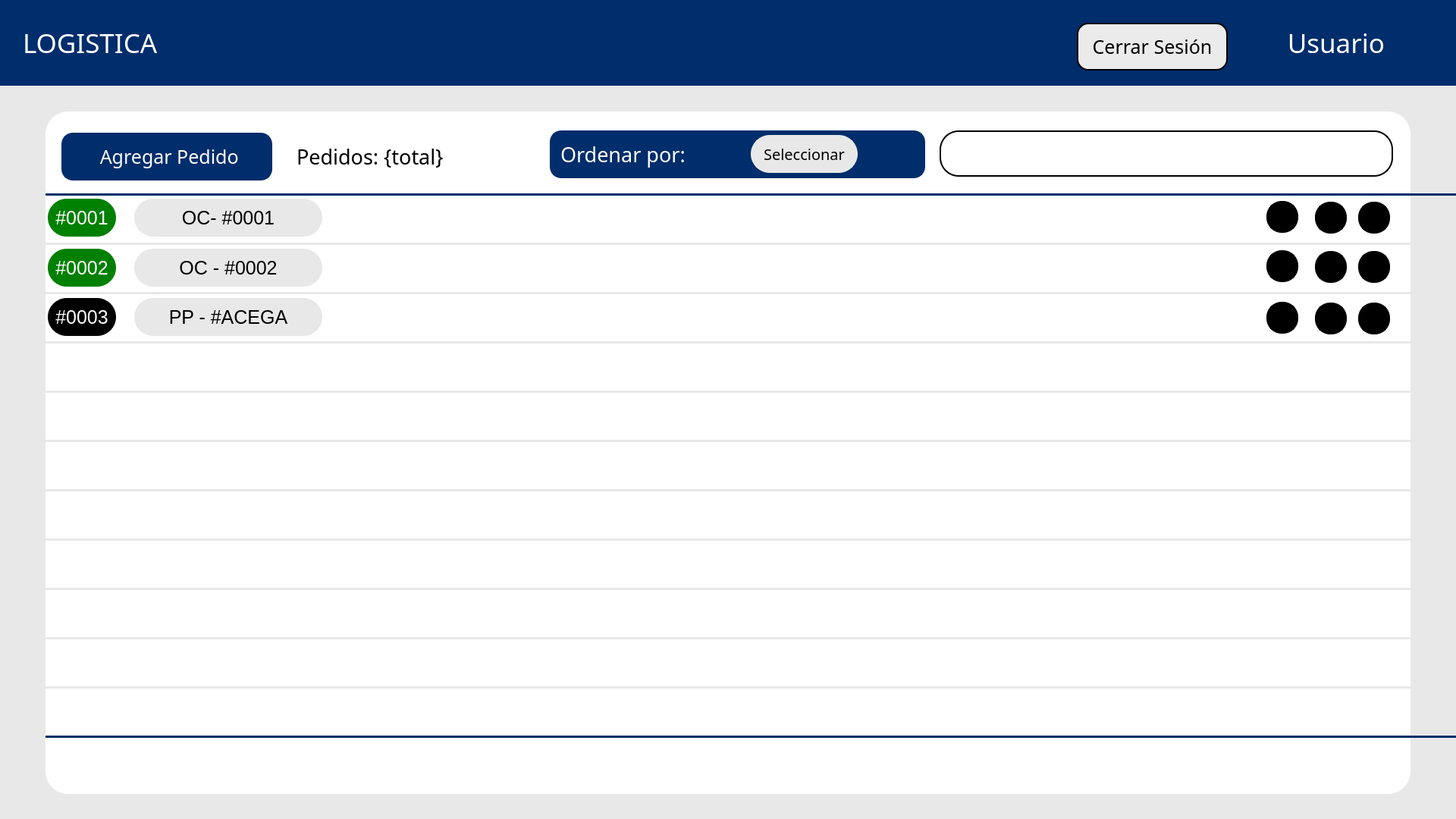
<?xml version="1.0" encoding="UTF-8"?>
<ui version="4.0">
 <class>Widget</class>
 <widget class="QWidget" name="Widget">
  <property name="geometry">
   <rect>
    <x>0</x>
    <y>0</y>
    <width>1920</width>
    <height>1080</height>
   </rect>
  </property>
  <property name="windowTitle">
   <string>Widget</string>
  </property>
  <widget class="QLabel" name="label_3">
   <property name="geometry">
    <rect>
     <x>0</x>
     <y>0</y>
     <width>1920</width>
     <height>113</height>
    </rect>
   </property>
   <property name="styleSheet">
    <string notr="true">background-color: rgb(0, 45, 107);</string>
   </property>
   <property name="text">
    <string/>
   </property>
   <property name="scaledContents">
    <bool>false</bool>
   </property>
  </widget>
  <widget class="QLabel" name="label_4">
   <property name="geometry">
    <rect>
     <x>0</x>
     <y>113</y>
     <width>1920</width>
     <height>967</height>
    </rect>
   </property>
   <property name="styleSheet">
    <string notr="true">background-color: #e8e8e8; </string>
   </property>
   <property name="text">
    <string/>
   </property>
   <property name="scaledContents">
    <bool>false</bool>
   </property>
  </widget>
  <widget class="QLabel" name="label_5">
   <property name="geometry">
    <rect>
     <x>918</x>
     <y>14</y>
     <width>85</width>
     <height>85</height>
    </rect>
   </property>
   <property name="styleSheet">
    <string notr="true"/>
   </property>
   <property name="text">
    <string/>
   </property>
   <property name="pixmap">
    <pixmap>logo.png</pixmap>
   </property>
   <property name="scaledContents">
    <bool>true</bool>
   </property>
  </widget>
  <widget class="QLabel" name="label_6">
   <property name="geometry">
    <rect>
     <x>60</x>
     <y>147</y>
     <width>1800</width>
     <height>900</height>
    </rect>
   </property>
   <property name="styleSheet">
    <string notr="true">background-color: white;
    border: 2px solid #ffffff;
    border-radius: 30px; /* Bordes redondeados */
    padding: 5px;</string>
   </property>
   <property name="text">
    <string/>
   </property>
   <property name="scaledContents">
    <bool>false</bool>
   </property>
  </widget>
  <widget class="QPushButton" name="botonAgregar">
   <property name="geometry">
    <rect>
     <x>81</x>
     <y>175</y>
     <width>278</width>
     <height>63</height>
    </rect>
   </property>
   <property name="font">
    <font>
     <family>icon-ui</family>
     <pointsize>19</pointsize>
    </font>
   </property>
   <property name="styleSheet">
    <string notr="true">background-color: rgb(0, 45, 107);
color: white;

border: 2px solid #002d6b;
border-radius: 15px; /* Bordes redondeados */
padding: 5px;



</string>
   </property>
   <property name="text">
    <string> Agregar Pedido</string>
   </property>
   <property name="icon">
    <iconset>
     <normaloff>c.png</normaloff>c.png</iconset>
   </property>
  </widget>
  <widget class="QLabel" name="label_12">
   <property name="geometry">
    <rect>
     <x>30</x>
     <y>36</y>
     <width>361</width>
     <height>41</height>
    </rect>
   </property>
   <property name="font">
    <font>
     <family>icon-ui</family>
     <pointsize>26</pointsize>
    </font>
   </property>
   <property name="styleSheet">
    <string notr="true">color: white;</string>
   </property>
   <property name="text">
    <string>LOGISTICA</string>
   </property>
   <property name="alignment">
    <set>Qt::AlignmentFlag::AlignLeading|Qt::AlignmentFlag::AlignLeft|Qt::AlignmentFlag::AlignVCenter</set>
   </property>
  </widget>
  <widget class="QLabel" name="label_13">
   <property name="geometry">
    <rect>
     <x>1700</x>
     <y>36</y>
     <width>126</width>
     <height>41</height>
    </rect>
   </property>
   <property name="font">
    <font>
     <family>icon-ui</family>
     <pointsize>26</pointsize>
    </font>
   </property>
   <property name="styleSheet">
    <string notr="true">color: white;</string>
   </property>
   <property name="text">
    <string>Usuario</string>
   </property>
   <property name="alignment">
    <set>Qt::AlignmentFlag::AlignRight|Qt::AlignmentFlag::AlignTrailing|Qt::AlignmentFlag::AlignVCenter</set>
   </property>
  </widget>
  <widget class="QLabel" name="label_7">
   <property name="geometry">
    <rect>
     <x>1836</x>
     <y>29</y>
     <width>56</width>
     <height>56</height>
    </rect>
   </property>
   <property name="styleSheet">
    <string notr="true"/>
   </property>
   <property name="text">
    <string/>
   </property>
   <property name="pixmap">
    <pixmap>perfil-de-usuario.png</pixmap>
   </property>
   <property name="scaledContents">
    <bool>true</bool>
   </property>
  </widget>
  <widget class="QLabel" name="label_14">
   <property name="geometry">
    <rect>
     <x>391</x>
     <y>190</y>
     <width>355</width>
     <height>32</height>
    </rect>
   </property>
   <property name="font">
    <font>
     <family>icon-ui</family>
     <pointsize>20</pointsize>
    </font>
   </property>
   <property name="styleSheet">
    <string notr="true">color: black;</string>
   </property>
   <property name="text">
    <string>Pedidos: {total}</string>
   </property>
   <property name="alignment">
    <set>Qt::AlignmentFlag::AlignLeading|Qt::AlignmentFlag::AlignLeft|Qt::AlignmentFlag::AlignVCenter</set>
   </property>
  </widget>
  <widget class="QLabel" name="label">
   <property name="geometry">
    <rect>
     <x>60</x>
     <y>255</y>
     <width>1920</width>
     <height>3</height>
    </rect>
   </property>
   <property name="styleSheet">
    <string notr="true">background-color: rgb(0, 45, 107);</string>
   </property>
   <property name="text">
    <string/>
   </property>
  </widget>
  <widget class="QLabel" name="label_2">
   <property name="geometry">
    <rect>
     <x>60</x>
     <y>320</y>
     <width>1920</width>
     <height>3</height>
    </rect>
   </property>
   <property name="styleSheet">
    <string notr="true">background-color: rgb(232, 232, 232);</string>
   </property>
   <property name="text">
    <string/>
   </property>
  </widget>
  <widget class="QLabel" name="label_10">
   <property name="geometry">
    <rect>
     <x>60</x>
     <y>385</y>
     <width>1920</width>
     <height>3</height>
    </rect>
   </property>
   <property name="styleSheet">
    <string notr="true">background-color: rgb(232, 232, 232);</string>
   </property>
   <property name="text">
    <string/>
   </property>
  </widget>
  <widget class="QLabel" name="label_11">
   <property name="geometry">
    <rect>
     <x>60</x>
     <y>515</y>
     <width>1920</width>
     <height>3</height>
    </rect>
   </property>
   <property name="styleSheet">
    <string notr="true">background-color: rgb(232, 232, 232);</string>
   </property>
   <property name="text">
    <string/>
   </property>
  </widget>
  <widget class="QLabel" name="label_9">
   <property name="geometry">
    <rect>
     <x>60</x>
     <y>450</y>
     <width>1920</width>
     <height>3</height>
    </rect>
   </property>
   <property name="styleSheet">
    <string notr="true">background-color: rgb(232, 232, 232);</string>
   </property>
   <property name="text">
    <string/>
   </property>
  </widget>
  <widget class="QLabel" name="label_15">
   <property name="geometry">
    <rect>
     <x>60</x>
     <y>645</y>
     <width>1920</width>
     <height>3</height>
    </rect>
   </property>
   <property name="styleSheet">
    <string notr="true">background-color: rgb(232, 232, 232);</string>
   </property>
   <property name="text">
    <string/>
   </property>
  </widget>
  <widget class="QLabel" name="label_16">
   <property name="geometry">
    <rect>
     <x>60</x>
     <y>580</y>
     <width>1920</width>
     <height>3</height>
    </rect>
   </property>
   <property name="styleSheet">
    <string notr="true">background-color: rgb(232, 232, 232);</string>
   </property>
   <property name="text">
    <string/>
   </property>
  </widget>
  <widget class="QLabel" name="label_17">
   <property name="geometry">
    <rect>
     <x>60</x>
     <y>710</y>
     <width>1920</width>
     <height>3</height>
    </rect>
   </property>
   <property name="styleSheet">
    <string notr="true">background-color: rgb(232, 232, 232);</string>
   </property>
   <property name="text">
    <string/>
   </property>
  </widget>
  <widget class="QLabel" name="label_18">
   <property name="geometry">
    <rect>
     <x>60</x>
     <y>775</y>
     <width>1920</width>
     <height>3</height>
    </rect>
   </property>
   <property name="styleSheet">
    <string notr="true">background-color: rgb(232, 232, 232);</string>
   </property>
   <property name="text">
    <string/>
   </property>
  </widget>
  <widget class="QLabel" name="label_19">
   <property name="geometry">
    <rect>
     <x>60</x>
     <y>840</y>
     <width>1920</width>
     <height>3</height>
    </rect>
   </property>
   <property name="styleSheet">
    <string notr="true">background-color: rgb(232, 232, 232);</string>
   </property>
   <property name="text">
    <string/>
   </property>
  </widget>
  <widget class="QLabel" name="label_20">
   <property name="geometry">
    <rect>
     <x>60</x>
     <y>970</y>
     <width>1920</width>
     <height>3</height>
    </rect>
   </property>
   <property name="styleSheet">
    <string notr="true">background-color: rgb(0, 45, 107);</string>
   </property>
   <property name="text">
    <string/>
   </property>
  </widget>
  <widget class="QLabel" name="label_21">
   <property name="geometry">
    <rect>
     <x>60</x>
     <y>905</y>
     <width>1920</width>
     <height>3</height>
    </rect>
   </property>
   <property name="styleSheet">
    <string notr="true">background-color: rgb(232, 232, 232);</string>
   </property>
   <property name="text">
    <string/>
   </property>
  </widget>
  <widget class="QLabel" name="label_35">
   <property name="geometry">
    <rect>
     <x>63</x>
     <y>262</y>
     <width>90</width>
     <height>50</height>
    </rect>
   </property>
   <property name="font">
    <font>
     <family>Segoe UI</family>
     <pointsize>19</pointsize>
    </font>
   </property>
   <property name="styleSheet">
    <string notr="true">background-color: green;
color: rgb(255, 255, 255);

border: 2px solid #00000;
border-radius: 25px; /* Bordes redondeados */
padding: 5px;
</string>
   </property>
   <property name="text">
    <string>#0001</string>
   </property>
   <property name="alignment">
    <set>Qt::AlignmentFlag::AlignCenter</set>
   </property>
  </widget>
  <widget class="QLabel" name="label_36">
   <property name="geometry">
    <rect>
     <x>63</x>
     <y>328</y>
     <width>90</width>
     <height>50</height>
    </rect>
   </property>
   <property name="font">
    <font>
     <family>Segoe UI</family>
     <pointsize>19</pointsize>
    </font>
   </property>
   <property name="styleSheet">
    <string notr="true">background-color: green;
color: rgb(255, 255, 255);

border: 2px solid #00000;
border-radius: 25px; /* Bordes redondeados */
padding: 5px;
</string>
   </property>
   <property name="text">
    <string>#0002</string>
   </property>
   <property name="alignment">
    <set>Qt::AlignmentFlag::AlignCenter</set>
   </property>
  </widget>
  <widget class="QLabel" name="label_37">
   <property name="geometry">
    <rect>
     <x>63</x>
     <y>393</y>
     <width>90</width>
     <height>50</height>
    </rect>
   </property>
   <property name="font">
    <font>
     <family>Segoe UI</family>
     <pointsize>19</pointsize>
    </font>
   </property>
   <property name="styleSheet">
    <string notr="true">background-color: rgb(0, 0, 0);
color: rgb(255, 255, 255);

border: 2px solid #00000;
border-radius: 25px; /* Bordes redondeados */
padding: 5px;
</string>
   </property>
   <property name="text">
    <string>#0003</string>
   </property>
   <property name="alignment">
    <set>Qt::AlignmentFlag::AlignCenter</set>
   </property>
  </widget>
  <widget class="QLabel" name="label_38">
   <property name="geometry">
    <rect>
     <x>177</x>
     <y>262</y>
     <width>248</width>
     <height>50</height>
    </rect>
   </property>
   <property name="font">
    <font>
     <family>Segoe UI</family>
     <pointsize>19</pointsize>
    </font>
   </property>
   <property name="styleSheet">
    <string notr="true">background-color: #e8e8e8;
color: black;

border: 2px solid #e8e8e8;
border-radius: 25px; /* Bordes redondeados */
padding: 5px;
</string>
   </property>
   <property name="text">
    <string>OC- #0001</string>
   </property>
   <property name="alignment">
    <set>Qt::AlignmentFlag::AlignCenter</set>
   </property>
  </widget>
  <widget class="QLabel" name="label_39">
   <property name="geometry">
    <rect>
     <x>177</x>
     <y>328</y>
     <width>248</width>
     <height>50</height>
    </rect>
   </property>
   <property name="font">
    <font>
     <family>Segoe UI</family>
     <pointsize>19</pointsize>
    </font>
   </property>
   <property name="styleSheet">
    <string notr="true">background-color: #e8e8e8;
color: black;

border: 2px solid #e8e8e8;
border-radius: 25px; /* Bordes redondeados */
padding: 5px;
</string>
   </property>
   <property name="text">
    <string>OC - #0002</string>
   </property>
   <property name="alignment">
    <set>Qt::AlignmentFlag::AlignCenter</set>
   </property>
  </widget>
  <widget class="QLabel" name="label_40">
   <property name="geometry">
    <rect>
     <x>177</x>
     <y>393</y>
     <width>248</width>
     <height>50</height>
    </rect>
   </property>
   <property name="font">
    <font>
     <family>Segoe UI</family>
     <pointsize>19</pointsize>
    </font>
   </property>
   <property name="styleSheet">
    <string notr="true">background-color: #e8e8e8;
color: black;

border: 2px solid #e8e8e8;
border-radius: 25px; /* Bordes redondeados */
padding: 5px;
</string>
   </property>
   <property name="text">
    <string>PP - #ACEGA</string>
   </property>
   <property name="alignment">
    <set>Qt::AlignmentFlag::AlignCenter</set>
   </property>
  </widget>
  <widget class="QPushButton" name="botonEditar1">
   <property name="geometry">
    <rect>
     <x>1734</x>
     <y>266</y>
     <width>42</width>
     <height>42</height>
    </rect>
   </property>
   <property name="font">
    <font>
     <family>icon-ui</family>
     <pointsize>19</pointsize>
    </font>
   </property>
   <property name="styleSheet">
    <string notr="true">background-color: black;

border: 2px solid black;
border-radius: 20px; /* Bordes redondeados */
padding: 5px;</string>
   </property>
   <property name="text">
    <string/>
   </property>
   <property name="icon">
    <iconset>
     <normaloff>edit.png</normaloff>edit.png</iconset>
   </property>
  </widget>
  <widget class="QPushButton" name="botonEditar2">
   <property name="geometry">
    <rect>
     <x>1734</x>
     <y>331</y>
     <width>42</width>
     <height>42</height>
    </rect>
   </property>
   <property name="font">
    <font>
     <family>icon-ui</family>
     <pointsize>19</pointsize>
    </font>
   </property>
   <property name="styleSheet">
    <string notr="true">background-color: black;

border: 2px solid black;
border-radius: 20px; /* Bordes redondeados */
padding: 5px;</string>
   </property>
   <property name="text">
    <string/>
   </property>
   <property name="icon">
    <iconset>
     <normaloff>edit.png</normaloff>edit.png</iconset>
   </property>
  </widget>
  <widget class="QPushButton" name="botonEditar3">
   <property name="geometry">
    <rect>
     <x>1734</x>
     <y>399</y>
     <width>42</width>
     <height>42</height>
    </rect>
   </property>
   <property name="font">
    <font>
     <family>icon-ui</family>
     <pointsize>19</pointsize>
    </font>
   </property>
   <property name="styleSheet">
    <string notr="true">background-color: black;

border: 2px solid black;
border-radius: 20px; /* Bordes redondeados */
padding: 5px;</string>
   </property>
   <property name="text">
    <string/>
   </property>
   <property name="icon">
    <iconset>
     <normaloff>edit.png</normaloff>edit.png</iconset>
   </property>
  </widget>
  <widget class="QPushButton" name="botonSacar2">
   <property name="geometry">
    <rect>
     <x>1791</x>
     <y>331</y>
     <width>42</width>
     <height>42</height>
    </rect>
   </property>
   <property name="font">
    <font>
     <family>icon-ui</family>
     <pointsize>19</pointsize>
    </font>
   </property>
   <property name="styleSheet">
    <string notr="true">background-color: black;

border: 2px solid black;
border-radius: 20px; /* Bordes redondeados */
padding: 5px;</string>
   </property>
   <property name="text">
    <string/>
   </property>
   <property name="icon">
    <iconset>
     <normaloff>close.png</normaloff>close.png</iconset>
   </property>
  </widget>
  <widget class="QPushButton" name="botonSacar1">
   <property name="geometry">
    <rect>
     <x>1791</x>
     <y>266</y>
     <width>42</width>
     <height>42</height>
    </rect>
   </property>
   <property name="font">
    <font>
     <family>icon-ui</family>
     <pointsize>19</pointsize>
    </font>
   </property>
   <property name="styleSheet">
    <string notr="true">background-color: black;

border: 2px solid black;
border-radius: 20px; /* Bordes redondeados */
padding: 5px;</string>
   </property>
   <property name="text">
    <string/>
   </property>
   <property name="icon">
    <iconset>
     <normaloff>close.png</normaloff>close.png</iconset>
   </property>
  </widget>
  <widget class="QPushButton" name="botonSacar3">
   <property name="geometry">
    <rect>
     <x>1791</x>
     <y>399</y>
     <width>42</width>
     <height>42</height>
    </rect>
   </property>
   <property name="font">
    <font>
     <family>icon-ui</family>
     <pointsize>19</pointsize>
    </font>
   </property>
   <property name="styleSheet">
    <string notr="true">background-color: black;

border: 2px solid black;
border-radius: 20px; /* Bordes redondeados */
padding: 5px;</string>
   </property>
   <property name="text">
    <string/>
   </property>
   <property name="icon">
    <iconset>
     <normaloff>close.png</normaloff>close.png</iconset>
   </property>
  </widget>
  <widget class="QLabel" name="label_22">
   <property name="geometry">
    <rect>
     <x>725</x>
     <y>172</y>
     <width>495</width>
     <height>63</height>
    </rect>
   </property>
   <property name="font">
    <font>
     <family>icon-ui</family>
     <pointsize>20</pointsize>
    </font>
   </property>
   <property name="styleSheet">
    <string notr="true">color: white;
background-color: rgb(0, 45, 107);

border: 2px solid #002d6b;
border-radius: 15px; /* Bordes redondeados */
padding: 5px;</string>
   </property>
   <property name="text">
    <string>Ordenar por:</string>
   </property>
   <property name="alignment">
    <set>Qt::AlignmentFlag::AlignLeading|Qt::AlignmentFlag::AlignLeft|Qt::AlignmentFlag::AlignVCenter</set>
   </property>
  </widget>
  <widget class="QPushButton" name="botonOrdenar1">
   <property name="geometry">
    <rect>
     <x>990</x>
     <y>178</y>
     <width>141</width>
     <height>50</height>
    </rect>
   </property>
   <property name="font">
    <font>
     <family>icon-ui</family>
     <pointsize>-1</pointsize>
    </font>
   </property>
   <property name="styleSheet">
    <string notr="true">background-color: #e8e8e8;
font-size:20px;
color:black;


border: 2px solid #e8e8e8;
border-radius: 25px; /* Bordes redondeados */
padding: 5px;</string>
   </property>
   <property name="text">
    <string>Seleccionar</string>
   </property>
   <property name="icon">
    <iconset>
     <normaloff>down_arrow.png</normaloff>down_arrow.png</iconset>
   </property>
  </widget>
  <widget class="QLabel" name="label_23">
   <property name="geometry">
    <rect>
     <x>1239</x>
     <y>172</y>
     <width>598</width>
     <height>61</height>
    </rect>
   </property>
   <property name="font">
    <font>
     <family>icon-ui</family>
     <pointsize>20</pointsize>
    </font>
   </property>
   <property name="styleSheet">
    <string notr="true">color: white;
background-color: white;

border: 2px solid black;
border-radius: 25px; /* Bordes redondeados */
padding: 5px;</string>
   </property>
   <property name="text">
    <string/>
   </property>
   <property name="alignment">
    <set>Qt::AlignmentFlag::AlignLeading|Qt::AlignmentFlag::AlignLeft|Qt::AlignmentFlag::AlignVCenter</set>
   </property>
  </widget>
  <widget class="QLineEdit" name="lineEdit">
   <property name="geometry">
    <rect>
     <x>1290</x>
     <y>190</y>
     <width>501</width>
     <height>31</height>
    </rect>
   </property>
   <property name="styleSheet">
    <string notr="true">color: black;
background-color: white;

border: 2px solid white;
border-radius: 25px; /* Bordes redondeados */
padding: 5px;

font-size:15px;</string>
   </property>
  </widget>
  <widget class="QPushButton" name="botonBuscar">
   <property name="geometry">
    <rect>
     <x>1250</x>
     <y>185</y>
     <width>31</width>
     <height>41</height>
    </rect>
   </property>
   <property name="font">
    <font>
     <family>icon-ui</family>
     <pointsize>19</pointsize>
    </font>
   </property>
   <property name="styleSheet">
    <string notr="true">color: white;
background-color: white;

border: 2px solid white;
border-radius: 20px; /* Bordes redondeados */
padding: 5px;</string>
   </property>
   <property name="text">
    <string/>
   </property>
   <property name="icon">
    <iconset>
     <normaloff>search.png</normaloff>search.png</iconset>
   </property>
   <property name="iconSize">
    <size>
     <width>31</width>
     <height>31</height>
    </size>
   </property>
  </widget>
  <widget class="QPushButton" name="botonBorrar">
   <property name="geometry">
    <rect>
     <x>1800</x>
     <y>190</y>
     <width>21</width>
     <height>31</height>
    </rect>
   </property>
   <property name="font">
    <font>
     <family>icon-ui</family>
     <pointsize>19</pointsize>
    </font>
   </property>
   <property name="styleSheet">
    <string notr="true">color: white;
background-color: white;

border: 2px solid white;
border-radius: 20px; /* Bordes redondeados */
padding: 5px;</string>
   </property>
   <property name="text">
    <string/>
   </property>
   <property name="icon">
    <iconset>
     <normaloff>close2.png</normaloff>close2.png</iconset>
   </property>
   <property name="iconSize">
    <size>
     <width>16</width>
     <height>16</height>
    </size>
   </property>
  </widget>
  <widget class="QPushButton" name="botonVer3">
   <property name="geometry">
    <rect>
     <x>1670</x>
     <y>398</y>
     <width>42</width>
     <height>42</height>
    </rect>
   </property>
   <property name="font">
    <font>
     <family>icon-ui</family>
     <pointsize>19</pointsize>
    </font>
   </property>
   <property name="styleSheet">
    <string notr="true">background-color: black;

border: 2px solid black;
border-radius: 20px; /* Bordes redondeados */
padding: 5px;</string>
   </property>
   <property name="text">
    <string/>
   </property>
   <property name="icon">
    <iconset>
     <normaloff>eye.png</normaloff>eye.png</iconset>
   </property>
   <property name="iconSize">
    <size>
     <width>25</width>
     <height>25</height>
    </size>
   </property>
  </widget>
  <widget class="QPushButton" name="botonVer1">
   <property name="geometry">
    <rect>
     <x>1670</x>
     <y>265</y>
     <width>42</width>
     <height>42</height>
    </rect>
   </property>
   <property name="font">
    <font>
     <family>icon-ui</family>
     <pointsize>19</pointsize>
    </font>
   </property>
   <property name="styleSheet">
    <string notr="true">background-color: black;

border: 2px solid black;
border-radius: 20px; /* Bordes redondeados */
padding: 5px;</string>
   </property>
   <property name="text">
    <string/>
   </property>
   <property name="icon">
    <iconset>
     <normaloff>eye.png</normaloff>eye.png</iconset>
   </property>
   <property name="iconSize">
    <size>
     <width>25</width>
     <height>25</height>
    </size>
   </property>
  </widget>
  <widget class="QPushButton" name="botonVer2">
   <property name="geometry">
    <rect>
     <x>1670</x>
     <y>330</y>
     <width>42</width>
     <height>42</height>
    </rect>
   </property>
   <property name="font">
    <font>
     <family>icon-ui</family>
     <pointsize>19</pointsize>
    </font>
   </property>
   <property name="styleSheet">
    <string notr="true">background-color: black;

border: 2px solid black;
border-radius: 20px; /* Bordes redondeados */
padding: 5px;</string>
   </property>
   <property name="text">
    <string/>
   </property>
   <property name="icon">
    <iconset>
     <normaloff>eye.png</normaloff>eye.png</iconset>
   </property>
   <property name="iconSize">
    <size>
     <width>25</width>
     <height>25</height>
    </size>
   </property>
  </widget>
  <widget class="QPushButton" name="botonLogOut">
   <property name="geometry">
    <rect>
     <x>1420</x>
     <y>30</y>
     <width>199</width>
     <height>63</height>
    </rect>
   </property>
   <property name="font">
    <font>
     <family>icon-ui</family>
     <pointsize>19</pointsize>
    </font>
   </property>
   <property name="styleSheet">
    <string notr="true">border: 2px solid #000000;
border-radius: 15px; /* Bordes redondeados */
padding: 5px;

color: black;
background-color: #ebebeb;</string>
   </property>
   <property name="text">
    <string>Cerrar Sesión</string>
   </property>
  </widget>
  <zorder>label_4</zorder>
  <zorder>label_6</zorder>
  <zorder>label_3</zorder>
  <zorder>label_5</zorder>
  <zorder>botonAgregar</zorder>
  <zorder>label_12</zorder>
  <zorder>label_13</zorder>
  <zorder>label_7</zorder>
  <zorder>label_14</zorder>
  <zorder>label</zorder>
  <zorder>label_2</zorder>
  <zorder>label_10</zorder>
  <zorder>label_11</zorder>
  <zorder>label_9</zorder>
  <zorder>label_15</zorder>
  <zorder>label_16</zorder>
  <zorder>label_17</zorder>
  <zorder>label_18</zorder>
  <zorder>label_19</zorder>
  <zorder>label_20</zorder>
  <zorder>label_21</zorder>
  <zorder>label_35</zorder>
  <zorder>label_36</zorder>
  <zorder>label_37</zorder>
  <zorder>label_38</zorder>
  <zorder>label_39</zorder>
  <zorder>label_40</zorder>
  <zorder>botonEditar1</zorder>
  <zorder>botonEditar2</zorder>
  <zorder>botonEditar3</zorder>
  <zorder>botonSacar2</zorder>
  <zorder>botonSacar1</zorder>
  <zorder>botonSacar3</zorder>
  <zorder>label_22</zorder>
  <zorder>botonOrdenar1</zorder>
  <zorder>label_23</zorder>
  <zorder>lineEdit</zorder>
  <zorder>botonBuscar</zorder>
  <zorder>botonBorrar</zorder>
  <zorder>botonVer3</zorder>
  <zorder>botonVer1</zorder>
  <zorder>botonVer2</zorder>
  <zorder>botonLogOut</zorder>
 </widget>
 <resources/>
 <connections/>
</ui>
